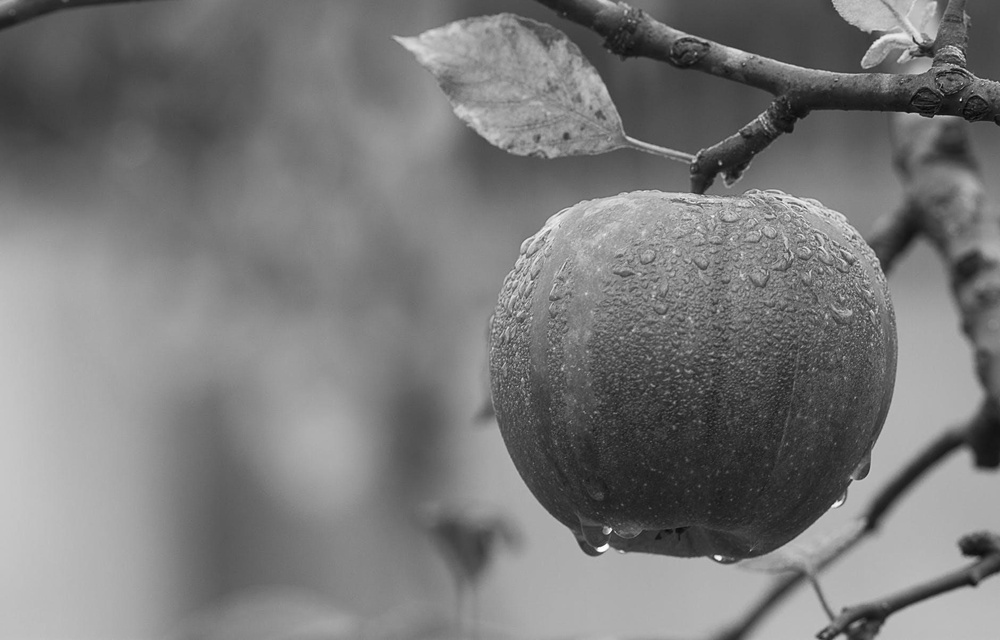
#> input picture EXP3 Hill Cipher/nature.jpeg, 1000 x 640 px, shrunk from 1880 x 1204 before the run, found by its file name
$ python hillimage.py
#> lines starting #> are read from the running program, lines starting #| are printed output that depends on the picture
import numpy as np
from PIL import Image

def mod_inverse(a, m):
    """Compute the modular inverse of a under modulo m."""
    for x in range(1, m):
        if (a * x) % m == 1:
            return x
    return None

def encrypt_block(block, key_matrix):
    """Encrypt a block of the image using the Hill cipher key matrix."""
    return np.dot(key_matrix, block) % 256

def decrypt_block(block, inv_key_matrix):
    """Decrypt a block of the image using the Hill cipher inverse key matrix."""
    return np.dot(inv_key_matrix, block) % 256

def hill_cipher_image(image_path, key_matrix, mode='encrypt'):
    """Encrypt or decrypt an image using the Hill cipher."""
#> called with key_matrix = array of shape (5, 5), mode = 'encrypt'
    img = Image.open(image_path)
#> img is the input picture: PIL image 1000x640 L; min 1, max 255, mean 121.2
    img = img.convert('L')  # Convert to grayscale
    pixels = np.array(img)

    n = key_matrix.shape[0]

    if mode == 'decrypt':
        det = int(np.round(np.linalg.det(key_matrix)))
        det_inv = mod_inverse(det, 256)

        if det_inv is None:
            raise ValueError("Key matrix is not invertible under mod 256")

        adjugate_matrix = np.round(det * np.linalg.inv(key_matrix)).astype(int) % 256
        inv_key_matrix = (det_inv * adjugate_matrix) % 256
    else:
        inv_key_matrix = None

    # Pad the image to make sure dimensions are divisible by n
    padded_height = (pixels.shape[0] + n - 1) // n * n
#> padded_height = 640
    padded_width = (pixels.shape[1] + n - 1) // n * n
#> padded_width = 1000
    padded_pixels = np.pad(pixels, ((0, padded_height - pixels.shape[0]),
                                    (0, padded_width - pixels.shape[1])),
                          mode='constant', constant_values=0)

    processed_pixels = np.copy(padded_pixels)

    for i in range(0, padded_pixels.shape[0], n):
        for j in range(0, padded_pixels.shape[1], n):
            block = padded_pixels[i:i+n, j:j+n]

            if mode == 'encrypt':
                processed_block = encrypt_block(block, key_matrix)
            else:
                processed_block = decrypt_block(block, inv_key_matrix)

            # Ensure block is correctly reshaped back into the image
            processed_pixels[i:i+n, j:j+n] = processed_block
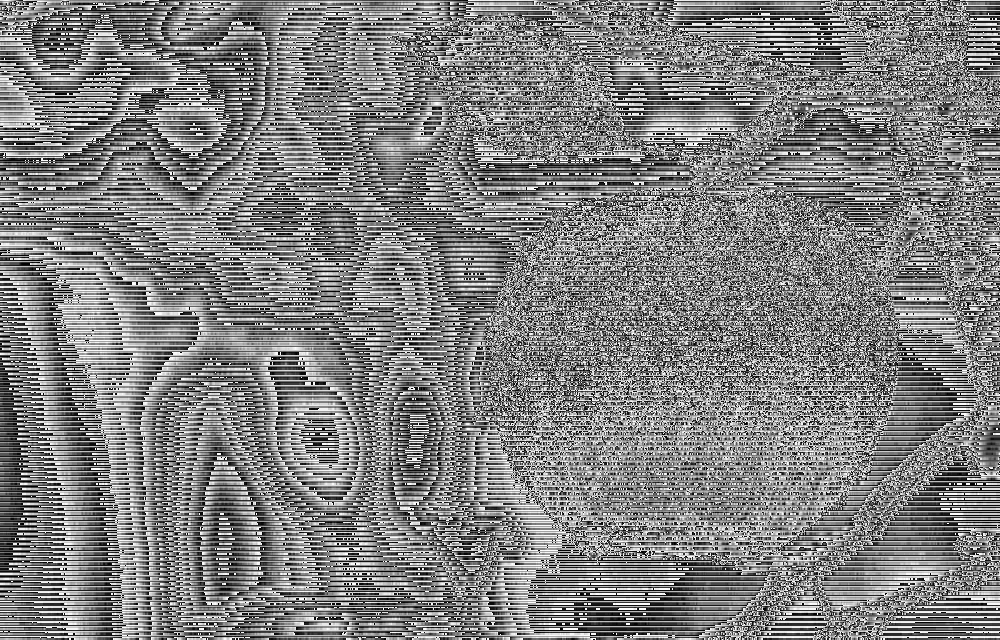
#> processed_pixels: shape (640, 1000); min 0, max 255, mean 127.8

    # Crop padding for the final image
    final_pixels = processed_pixels[:pixels.shape[0], :pixels.shape[1]]

    # Save the processed image
    processed_img = Image.fromarray(final_pixels.astype(np.uint8))
    output_path = image_path.split('.')[0] + ('_encrypted' if mode == 'encrypt' else '_decrypted') + '.png'
    processed_img.save(output_path)

    return output_path

# Define key matrix (must be invertible modulo 256)
key_matrix = np.array([
   [1, 2, 0, 0, 0],
   [3, 1, 0, 0, 0],
   [6, 8, 1, 0, 0],
   [6, 8, 10, 1, 0],
   [6, 8, 10, 0, 1]
])

# Path to the image file
image_path = r'C:\Users\djsce.student\Desktop\CNS YAKSH\nature.jpeg'

# Encrypt image
try:
    encrypted_image_path = hill_cipher_image(image_path, key_matrix, mode='encrypt')
    print(f"Encrypted image saved to: {encrypted_image_path}")

    # Decrypt image
    decrypted_image_path = hill_cipher_image(encrypted_image_path, key_matrix, mode='decrypt')
    print(f"Decrypted image saved to: {decrypted_image_path}")
except FileNotFoundError:
    print(f"Error: The file '{image_path}' was not found. Please check the path.")
except Exception as e:
    print(f"An error occurred: {e}")
